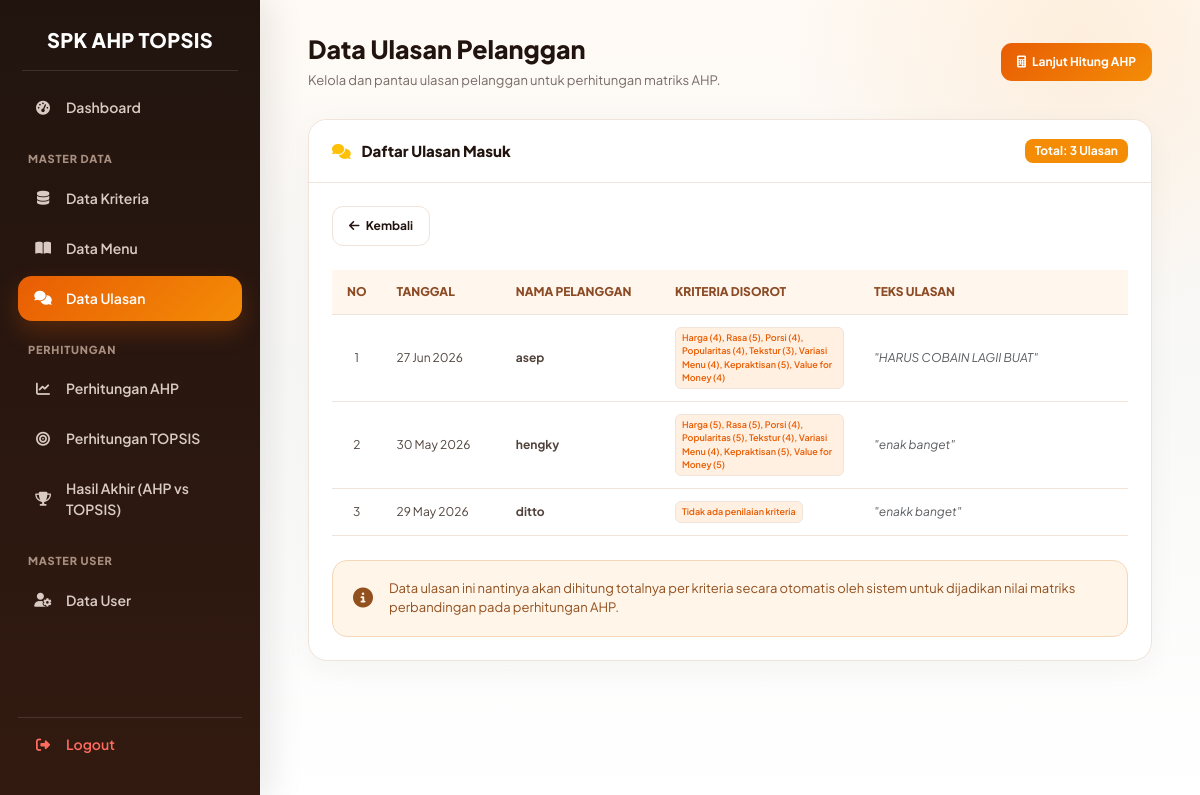
The page /admin/ulasan.php (signed in) on the database its author committed.
### tables this page shows
CREATE TABLE `ulasan` (
  `id` int(11) NOT NULL,
  `menu_id` int(11) NOT NULL,
  `username` varchar(100) NOT NULL,
  `rating` int(11) NOT NULL,
  `rating_rasa` int(11) NOT NULL DEFAULT 0,
  `rating_harga` int(11) NOT NULL DEFAULT 0,
  `rating_porsi` int(11) NOT NULL DEFAULT 0,
  `rating_popularitas` int(11) NOT NULL DEFAULT 0,
  `rating_tekstur` int(11) NOT NULL DEFAULT 0,
  `rating_variasi` int(11) NOT NULL DEFAULT 0,
  `rating_kepraktisan` int(11) NOT NULL DEFAULT 0,
  `rating_value` int(11) NOT NULL DEFAULT 0,
  `komentar` text NOT NULL,
  `tanggal` timestamp NOT NULL DEFAULT current_timestamp()
);

### admin/ulasan.php (the view, shortened to what this page needs)
<?php
include "../config/koneksi.php";
$query = "SELECT id AS id_ulasan,
                 username AS nama_pelanggan,
                 tanggal AS tanggal_ulasan,
                 komentar AS teks_ulasan,
                 rating,
                 rating_rasa,
                 rating_harga,
                 rating_porsi,
                 rating_popularitas,
                 rating_tekstur,
                 rating_variasi,
                 rating_kepraktisan,
                 rating_value
          FROM ulasan
          ORDER BY tanggal DESC, id DESC";
$result = mysqli_query($conn, $query);
$total_ulasan = $result ? mysqli_num_rows($result) : 0;
$cur = basename($_SERVER['PHP_SELF']);
?>
<!DOCTYPE html>
<html lang="id">
<head>
    <link href="https://cdn.jsdelivr.net/npm/bootstrap@5.3.3/dist/css/bootstrap.min.css" rel="stylesheet">
    <link rel="stylesheet" href="https://cdnjs.cloudflare.com/ajax/libs/font-awesome/6.4.0/css/all.min.css">
</head>
<body>
    <div class="sidebar">
        <h2>SPK AHP TOPSIS</h2>
        <hr>
        <a href="dashboard.php" class="<?= $cur == 'dashboard.php' ? 'active' : ''; ?>">
            <i class="fa-solid fa-gauge-high"></i> Dashboard
        </a>
        <div class="menu-label">Master Data</div>
        <a href="kriteria.php" class="<?= $cur == 'kriteria.php' ? 'active' : ''; ?>">
            <i class="fa-solid fa-database"></i> Data Kriteria
        </a>
        <a href="data_menu.php" class="<?= $cur == 'data_menu.php' ? 'active' : ''; ?>">
            <i class="fa-solid fa-book-open"></i> Data Menu
        </a>
        <a href="ulasan.php" class="<?= $cur == 'ulasan.php' ? 'active' : ''; ?>">
            <i class="fa-solid fa-comments"></i> Data Ulasan
        </a>
        <div class="menu-label">Perhitungan</div>
        <a href="perhitungan_ahp.php" class="<?= $cur == 'perhitungan_ahp.php' ? 'active' : ''; ?>">
            <i class="fa-solid fa-chart-line"></i> Perhitungan AHP
        </a>
        <a href="perhitungan_topsis.php" class="<?= $cur == 'perhitungan_topsis.php' ? 'active' : ''; ?>">
            <i class="fa-solid fa-bullseye"></i> Perhitungan TOPSIS
        </a>
        <a href="hasil_akhir.php" class="<?= $cur == 'hasil_akhir.php' ? 'active' : ''; ?>">
            <i class="fa-solid fa-trophy"></i> Hasil Akhir (AHP vs TOPSIS)
        </a>
        <div class="menu-label">Master User</div>
        <a href="data_user.php" class="<?= $cur == 'data_user.php' ? 'active' : ''; ?>">
            <i class="fa-solid fa-user-gear"></i> Data User
        </a>
        <a href="logout.php" class="logout-link">
            <i class="fa-solid fa-right-from-bracket"></i> Logout
        </a>
    </div>
    <div class="main">
        <div class="page-heading">
            <div>
                <h3 class="page-title">Data Ulasan Pelanggan</h3>
                <p class="page-subtitle">Kelola dan pantau ulasan pelanggan untuk perhitungan matriks AHP.</p>
            </div>
            <a href="perhitungan_ahp.php" class="btn-orange">
                <i class="fas fa-calculator me-1"></i> Lanjut Hitung AHP
            </a>
        </div>
        <div class="card-custom">
            <div class="card-header d-flex justify-content-between align-items-center">
                <h5><i class="fas fa-comments me-2 text-warning"></i> Daftar Ulasan Masuk</h5>
                <span class="badge" style="background: var(--primary-2); padding: 6px 10px; border-radius: 8px;">
                    Total: <?= $total_ulasan; ?> Ulasan
                </span>
            </div>
            <div class="card-body">
                <a href="dashboard.php" class="btn-outline-custom mb-4">
                    <i class="fas fa-arrow-left me-1"></i> Kembali
                </a>
                <div class="table-responsive">
                    <table class="table table-hover align-middle">
                        <thead>
                            <tr>
                                <th class="text-center" style="width: 5%;">NO</th>
                                <th style="width: 15%;">TANGGAL</th>
                                <th style="width: 20%;">NAMA PELANGGAN</th>
                                <th style="width: 25%;">KRITERIA DISOROT</th>
                                <th>TEKS ULASAN</th>
                            </tr>
                        </thead>
                        <tbody>
                            <?php
                            if($result && mysqli_num_rows($result) > 0):
                                $no = 1;
                                while($row = mysqli_fetch_assoc($result)):
                                    $kriteria_map = [
                                        'rating_harga' => 'Harga',
                                        'rating_rasa' => 'Rasa',
                                        'rating_porsi' => 'Porsi',
                                        'rating_popularitas' => 'Popularitas',
                                        'rating_tekstur' => 'Tekstur',
                                        'rating_variasi' => 'Variasi Menu',
                                        'rating_kepraktisan' => 'Kepraktisan',
                                        'rating_value' => 'Value for Money'
                                    ];
                                    $kriteria_terlihat = [];
                                    foreach ($kriteria_map as $field => $label) {
                                        $nilai = isset($row[$field]) ? (int)$row[$field] : 0;
                                        if ($nilai > 0) {
                                            $kriteria_terlihat[] = $label . ' (' . $nilai . ')';
                                        }
                                    }
                                    $kriteria_text = !empty($kriteria_terlihat) ? implode(', ', $kriteria_terlihat) : 'Tidak ada penilaian kriteria';
                            ?>
                                <tr>
                                    <td class="text-center"><?= $no++; ?></td>
                                    <td><?= date('d M Y', strtotime($row['tanggal_ulasan'])); ?></td>
                                    <td class="fw-bold"><?= htmlspecialchars($row['nama_pelanggan']); ?></td>
                                    <td>
                                        <span class="badge text-wrap lh-base" style="background: #fff0e2; color: #e85d04; border: 1px solid #f0e4da; font-weight:600; text-align: left;">
                                            <?= htmlspecialchars($kriteria_text); ?>
                                        </span>
                                    </td>
                                    <td><span class="text-muted fst-italic">"<?= htmlspecialchars($row['teks_ulasan']); ?>"</span></td>
                                </tr>
                            <?php
                                endwhile;
                            endif; ?>
                        </tbody>
                    </table>
                </div>
                <div class="alert-custom mt-4 d-flex align-items-center">
                    <i class="fas fa-info-circle me-3" style="font-size: 20px;"></i>
                    <div>Data ulasan ini nantinya akan dihitung totalnya per kriteria secara otomatis oleh sistem untuk dijadikan nilai matriks perbandingan pada perhitungan AHP.</div>
                </div>
            </div>
        </div>
    </div>
</body>
</html>

### admin/ulasan.php (style rules this page uses)
:root { --primary: #e85d04; --primary-2: #f48c06; --dark: #21140f; --muted: #786b65; --line: #f0e4da; --soft: #fff6ee; --white: #ffffff; }
* { box-sizing: border-box; }
body { margin: 0; font-family: 'Plus Jakarta Sans', sans-serif; color: var(--dark); background: radial-gradient(circle at 90% 5%, rgba(244,140,6,.10), transparent 22%), linear-gradient(180deg, #fffaf5 0%, #f8f8f7 45%, #fff 100%); }
a { text-decoration: none; }
.sidebar { width: 260px; height: 100vh; position: fixed; left: 0; top: 0; z-index: 100; padding: 28px 18px; color: #fff; display: flex; flex-direction: column; background: linear-gradient(180deg, #21140f 0%, #321a10 100%); box-shadow: 8px 0 35px rgba(33,20,15,.10); overflow-y: auto; scrollbar-width: thin; }
.sidebar h2 { font-size: 20px; font-weight: 800; margin: 0 8px 18px; color: #fff; text-align: center; letter-spacing: .3px; }
.sidebar hr { border: 0; border-top: 1px solid rgba(255,255,255,.12); margin: 0 4px 14px; opacity: 1; }
.sidebar .menu-label { font-size: 11px; font-weight: 800; color: #a98f80; text-transform: uppercase; letter-spacing: .8px; margin: 16px 10px 8px; }
.sidebar a { display: flex; align-items: center; gap: 13px; color: #d9cbc4; padding: 12px 15px; border-radius: 14px; margin-bottom: 5px; transition: .25s; font-size: 14px; font-weight: 600; }
.sidebar a i { width: 20px; text-align: center; flex-shrink: 0; }
.sidebar a.active { color: #fff; background: linear-gradient(135deg, #e85d04, #f48c06); box-shadow: 0 10px 25px rgba(232,93,4,.25); }
.sidebar .logout-link { margin-top: auto; color: #ff6b5e; border-top: 1px solid rgba(255,255,255,.12); border-radius: 0 0 14px 14px; padding-top: 16px; }
.main { margin-left: 260px; padding: 34px 48px 60px; min-height: 100vh; width: calc(100% - 260px); }
.page-heading { display: flex; justify-content: space-between; align-items: center; flex-wrap: wrap; gap: 18px; margin-bottom: 28px; }
.page-title { font-size: 25px; font-weight: 800; margin: 0; color: var(--dark); }
.page-subtitle { color: var(--muted); font-size: 13px; margin-top: 7px; margin-bottom: 0; }
.btn-orange { display: inline-block; background: linear-gradient(135deg, var(--primary), var(--primary-2)); color: white; border: none; border-radius: 11px; padding: 10px 16px; font-size: 12px; font-weight: 700; text-decoration: none; transition: .2s; }
.btn-outline-custom { display: inline-block; background: white; color: var(--dark); border: 1px solid var(--line); border-radius: 11px; padding: 10px 16px; font-size: 12px; font-weight: 700; text-decoration: none; transition: .2s; }
.card-custom { background: white; border: 1px solid var(--line); border-radius: 19px; box-shadow: 0 8px 28px rgba(55,35,20,.045); margin-bottom: 23px; overflow: hidden; }
.card-custom .card-header { background: white; border-bottom: 1px solid var(--line); padding: 19px 23px; }
.card-custom .card-header h5 { font-size: 15px; font-weight: 800; color: var(--dark); margin: 0; }
.card-custom .card-body { padding: 23px; }
.table { margin-bottom: 0; font-size: 12px; white-space: nowrap; }
.table thead th { background: #fff6ee; color: #8c4b24; font-weight: 800; border-color: var(--line); padding: 13px 15px; vertical-align: middle; }
.table tbody td { padding: 12px 15px; border-color: var(--line); color: #51433c; vertical-align: middle; }
.alert-custom { background: #fff5e9; border: 1px solid #f5d6b7; color: #92501f; border-radius: 15px; padding: 18px 20px; font-size: 13px; }

### rows shown on the page
ulasan: tanggal "27 Jun 2026", username "asep", kriteria_text "Harga (4), Rasa (5), Porsi (4), Popularitas (4), Tekstur (3), Variasi Menu (4), Kepraktisan (5), Value for Money (4)", komentar "HARUS COBAIN LAGII BUAT"
ulasan: tanggal "30 May 2026", username "hengky", kriteria_text "Harga (5), Rasa (5), Porsi (4), Popularitas (5), Tekstur (4), Variasi Menu (4), Kepraktisan (5), Value for Money (5)", komentar "enak banget"
ulasan: tanggal "29 May 2026", username "ditto", kriteria_text "Tidak ada penilaian kriteria", komentar "enakk banget"

### other values the page prints
$total_ulasan "3"
